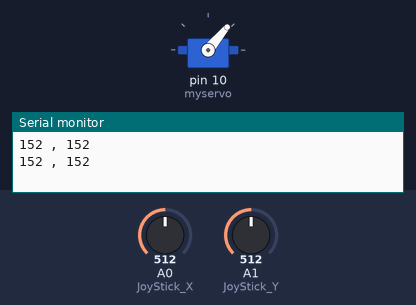
Bench run of a sketch on a simulated Arduino Uno, built with avr-gcc and run on an emulated ATmega328P. Shown: servo, the last lines printed to the serial monitor. The test bench sets the inputs (shaded band); at power-on: A0 (JoyStick_X) = 512, A1 (JoyStick_Y) = 512.

Above: at 2.7 s.
2.8 s: A0 (JoyStick_X) set to 469
At 3.17 s:
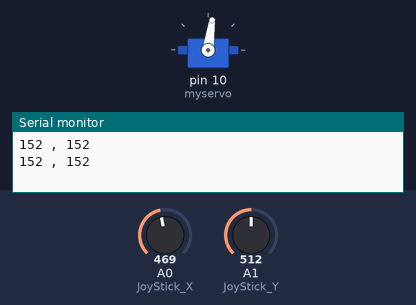
6.3 s: A0 (JoyStick_X) set to 453
At 6.75 s:
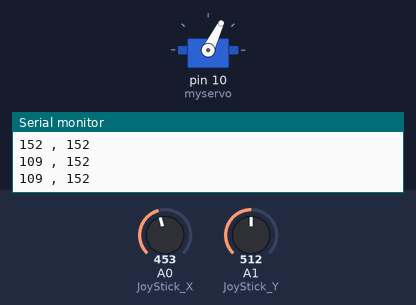
At 8.0 s:
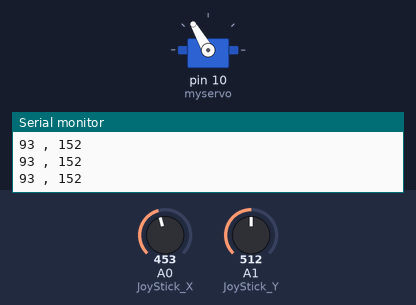
Timing chart, 0 to 9.5 s (numbered marks = the images above; inputs shaded):
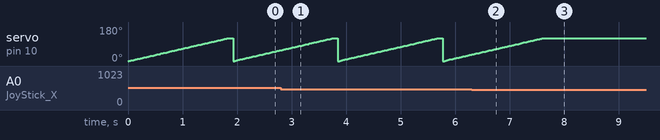

Measured:
- the behaviour switches between 461 and 460 on A0 (JoyStick_X) (found by bisection; images 1 and 2)
- after the input at 6.3 s, servo on pin 10 (myservo): goes on until 7.6 s, then stays 120°
- by itself, servo on pin 10 (myservo): ramps from 0° to 120° and jumps back, once every 1.9 s

The sketch:

Joystick.ino
```cpp
// #
// # Editor     : Lauren from DFRobot
// # Date       : 17.01.2012

// # Product name: Joystick Module
// # Product SKU : DFR0061
// # Version     : 1.0

// # Description:
// # Modify the Sample code for the Joystick Module

// # Connection:
// #        X-Axis  -> Analog pin 0
// #        Y-Axis  -> Analog pin 1
// #        Z-Axis  -> Digital pin 3
// #

#include <Servo.h>

Servo myservo;  // create servo object to control a servo
// twelve servo objects can be created on most boards

int pos = 0;    // variable to store the servo position
int JoyStick_X = 0; //x
int JoyStick_Y = 1; //y
int JoyStick_Z = 9; //key

void setup()
{
  myservo.attach(10);

  pinMode(JoyStick_Z, INPUT);
  Serial.begin(9600); // 9600 bps
}
void loop()
{
  int x,y;
  x=analogRead(JoyStick_X);x-=360;
  y=analogRead(JoyStick_Y);y-=360;
  Serial.print(x);
  Serial.print(" , ");
  Serial.println(y);
  if(x> 100)
  {
    for (pos = 0; pos <= 120; pos += 1) { // goes from 0 degrees to 180 degrees
    // in steps of 1 degree
    myservo.write(pos);              // tell servo to go to position in variable 'pos'
    delay(15);                       // waits 15 ms for the servo to reach the position
  }
  }
  else if (x< -100)
  {
    for (pos = 120; pos >= 0; pos -= 1) { // goes from 180 degrees to 0 degrees
    myservo.write(pos);              // tell servo to go to position in variable 'pos'
    delay(15);                       // waits 15 ms for the servo to reach the position
  }
  }
  delay(100);
}
```
